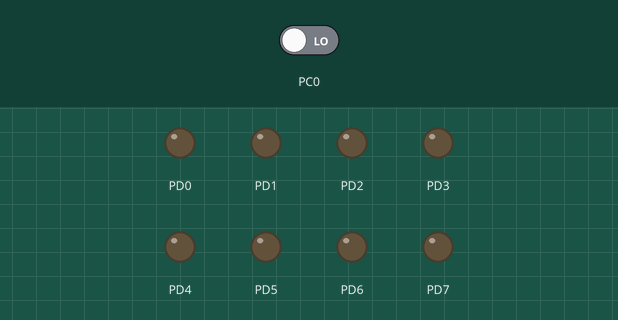
This program was run on a simulated ATmega128, built with avr-gcc and emulated at 8 MHz. On the bench: output pins drawn as LEDs (lit = HIGH). The inputs (shaded band) are chosen by the test bench; at power-on: PC0 LOW.

Above: at 1.2 s.
1.3 s: PC0 driven HIGH
At 1.8 s:
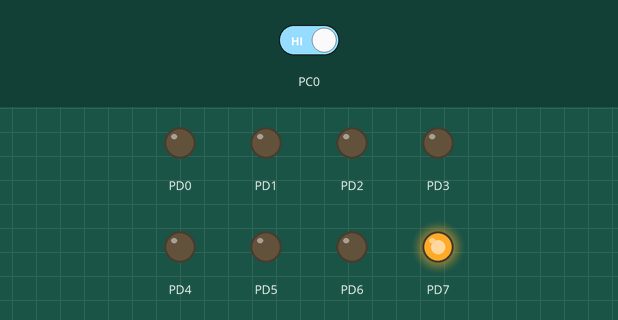
2.8 s: PC0 driven LOW
At 4.2 s:
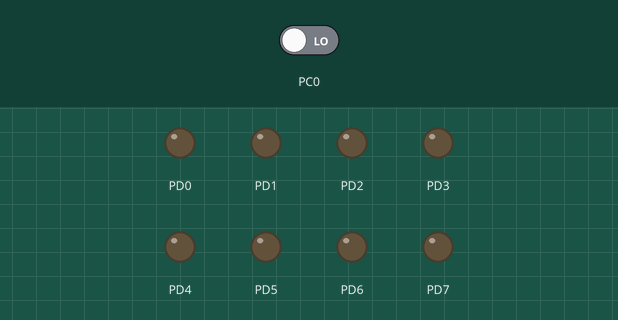
Timing chart, 0 to 5.8 s (numbered marks = the images above; inputs shaded):
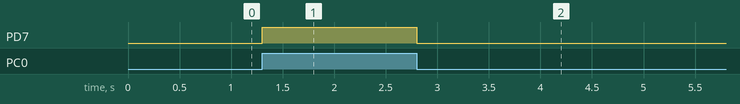

The program:

main.c
```c
#define F_CPU 8e6

#include <avr/io.h>
#include <util/delay.h>

void wait( int ms )
{
	for (int i=0; i<ms; i++)
	{
		_delay_ms( 1 );		// library function (max 30 ms at 8MHz)
	}
}

int main( void )
{

	DDRD = 0b11111111;			// All pins PORTD are set to output

	while (1)
	{
		if (PINC & 0x01) {
		PORTD = 0x80;			// Write 10000000b PORTD
		}else{
		PORTD = 0x00;			// Turn all lights off
		}

	}

	return 1;
}
```

Measured:
- after the input at 1.3 s, PD7: LOW → HIGH at once
- after the input at 2.8 s, PD7: HIGH → LOW at once
